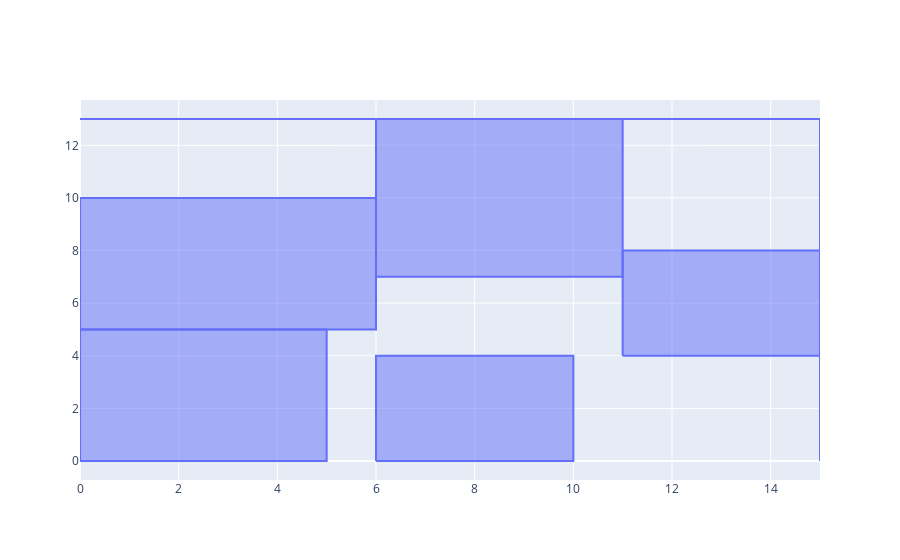
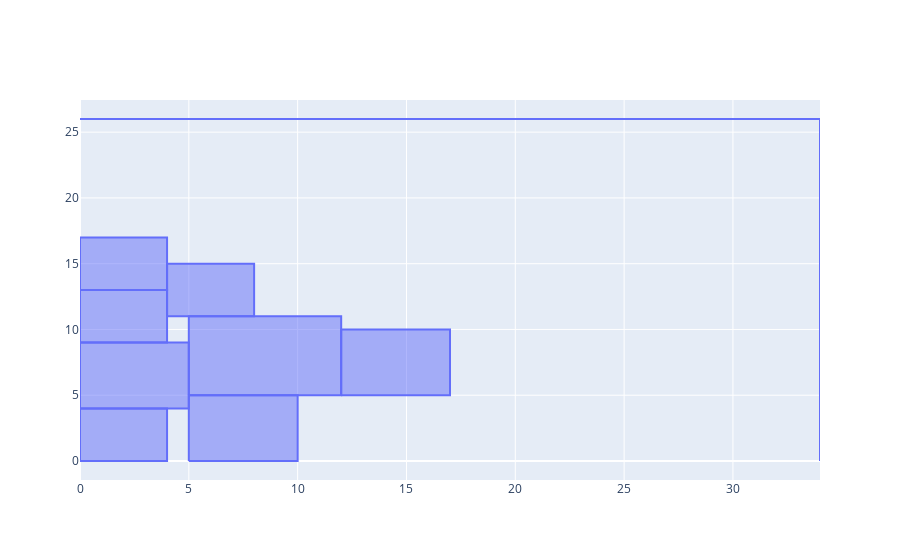
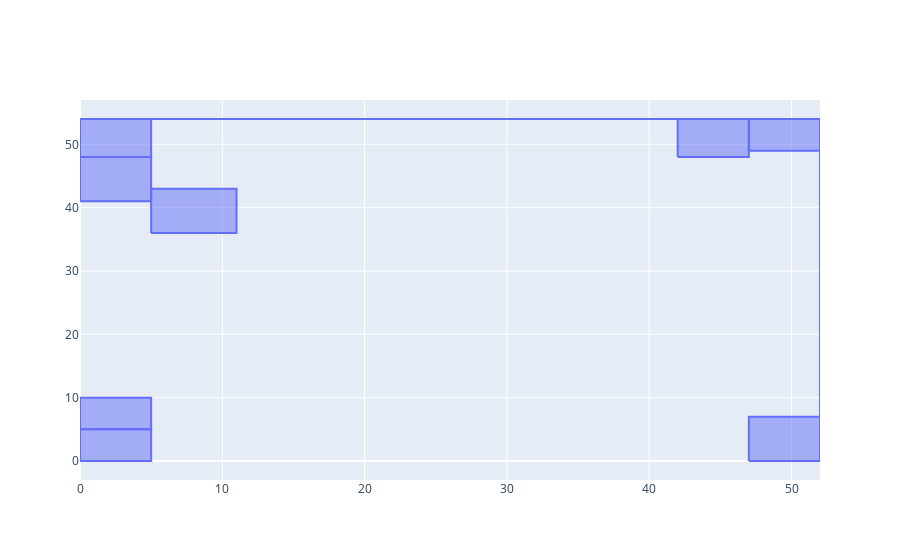
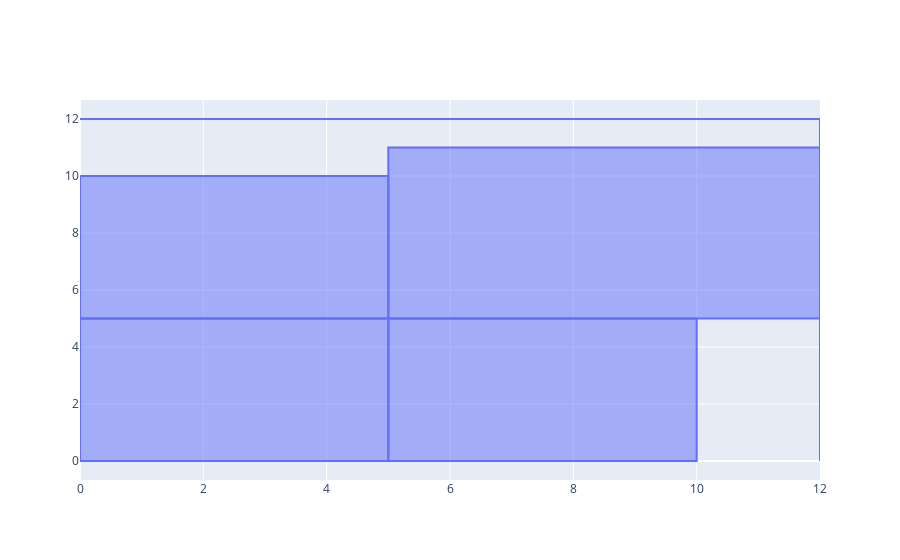

The notebook cell these images were saved under, in order:
### Markdown cell above
### Solve all instances

### Code cell
iteration = 0
for instance in loaded_instances:
    solveModel(instance, iteration)
    iteration+=1

### Figure 1 — Plotly figure (JSON) as saved in the notebook; plotly's stock layout.template omitted (floating-point values rounded to 4 significant figures)
{"data": [{"fill": "toself", "type": "scatter", "x": [0, 15, "none", 15, 15, "none", 0, 0, 6, 6, 0, "none", 0, 15, "none", 15, 15, "none", 0, 0, 5, 5, 0, "none", 0, 15, "none", 15, 15, "none", 6, 6, 11, 11, 6, "none", 0, 15, "none", 15, 15, "none", 6, 6, 10, 10, 6, "none", 0, 15, "none", 15, 15, "none", 11, 11, 15, 15, 11, "none"], "y": [13, 13, "none", 0, 13, "none", 5, 10, 10, 5, 5, "none", 13, 13, "none", 0, 13, "none", 0, 5, 5, 0, 0, "none", 13, 13, "none", 0, 13, "none", 7, 13, 13, 7, 7, "none", 13, 13, "none", 0, 13, "none", 0, 4, 4, 0, 0, "none", 13, 13, "none", 0, 13, "none", 4, 8, 8, 4, 4, "none"]}], "layout": {}}

### Figure 2 — Plotly figure (JSON) as saved in the notebook; plotly's stock layout.template omitted (floating-point values rounded to 4 significant figures)
{"data": [{"fill": "toself", "type": "scatter", "x": [0, 34, "none", 34, 34, "none", 0, 0, 4, 4, 0, "none", 0, 34, "none", 34, 34, "none", 0, 0, 5, 5, 0, "none", 0, 34, "none", 34, 34, "none", 5, 5, 12, 12, 5, "none", 0, 34, "none", 34, 34, "none", 0, 0, 4, 4, 0, "none", 0, 34, "none", 34, 34, "none", 5, 5, 10, 10, 5, "none", 0, 34, "none", 34, 34, "none", 12, 12, 17, 17, 12, "none", 0, 34, "none", 34, 34, "none", 0, 0, 4, 4, 0, "none", 0, 34, "none", 34, 34, "none", 4, 4, 8, 8, 4, "none"], "y": [26, 26, "none", 0, 26, "none", 9, 13, 13, 9, 9, "none", 26, 26, "none", 0, 26, "none", 4, 9, 9, 4, 4, "none", 26, 26, "none", 0, 26, "none", 5, 11, 11, 5, 5, "none", 26, 26, "none", 0, 26, "none", 0, 4, 4, 0, 0, "none", 26, 26, "none", 0, 26, "none", 0, 5, 5, 0, 0, "none", 26, 26, "none", 0, 26, "none", 5, 10, 10, 5, 5, "none", 26, 26, "none", 0, 26, "none", 13, 17, 17, 13, 13, "none", 26, 26, "none", 0, 26, "none", 11, 15, 15, 11, 11, "none"]}], "layout": {}}

### Figure 3 — Plotly figure (JSON) as saved in the notebook; plotly's stock layout.template omitted (floating-point values rounded to 4 significant figures)
{"data": [{"fill": "toself", "type": "scatter", "x": [0, 52, "none", 52, 52, "none", 0, 0, 5, 5, 0, "none", 0, 52, "none", 52, 52, "none", 42, 42, 47, 47, 42, "none", 0, 52, "none", 52, 52, "none", 0, 0, 5, 5, 0, "none", 0, 52, "none", 52, 52, "none", 0, 0, 5, 5, 0, "none", 0, 52, "none", 52, 52, "none", 47, 47, 52, 52, 47, "none", 0, 52, "none", 52, 52, "none", 5, 5, 11, 11, 5, "none", 0, 52, "none", 52, 52, "none", 0, 0, 5, 5, 0, "none", 0, 52, "none", 52, 52, "none", 47, 47, 52, 52, 47, "none"], "y": [54, 54, "none", 0, 54, "none", 48, 54, 54, 48, 48, "none", 54, 54, "none", 0, 54, "none", 48, 54, 54, 48, 48, "none", 54, 54, "none", 0, 54, "none", 5, 10, 10, 5, 5, "none", 54, 54, "none", 0, 54, "none", 41.0, 48.0, 48.0, 41.0, 41.0, "none", 54, 54, "none", 0, 54, "none", 49, 54, 54, 49, 49, "none", 54, 54, "none", 0, 54, "none", 36.0, 43.0, 43.0, 36.0, 36.0, "none", 54, 54, "none", 0, 54, "none", 0, 5, 5, 0, 0, "none", 54, 54, "none", 0, 54, "none", 0, 7, 7, 0, 0, "none"]}], "layout": {}}

### Figure 4 — Plotly figure (JSON) as saved in the notebook; plotly's stock layout.template omitted (floating-point values rounded to 4 significant figures)
{"data": [{"fill": "toself", "type": "scatter", "x": [0, 12, "none", 12, 12, "none", 0, 0, 5, 5, 0, "none", 0, 12, "none", 12, 12, "none", 0, 0, 5, 5, 0, "none", 0, 12, "none", 12, 12, "none", 5, 5, 12, 12, 5, "none", 0, 12, "none", 12, 12, "none", 5, 5, 10, 10, 5, "none"], "y": [12, 12, "none", 0, 12, "none", 0, 5, 5, 0, 0, "none", 12, 12, "none", 0, 12, "none", 5, 10, 10, 5, 5, "none", 12, 12, "none", 0, 12, "none", 5, 11, 11, 5, 5, "none", 12, 12, "none", 0, 12, "none", 0, 5, 5, 0, 0, "none"]}], "layout": {}}
